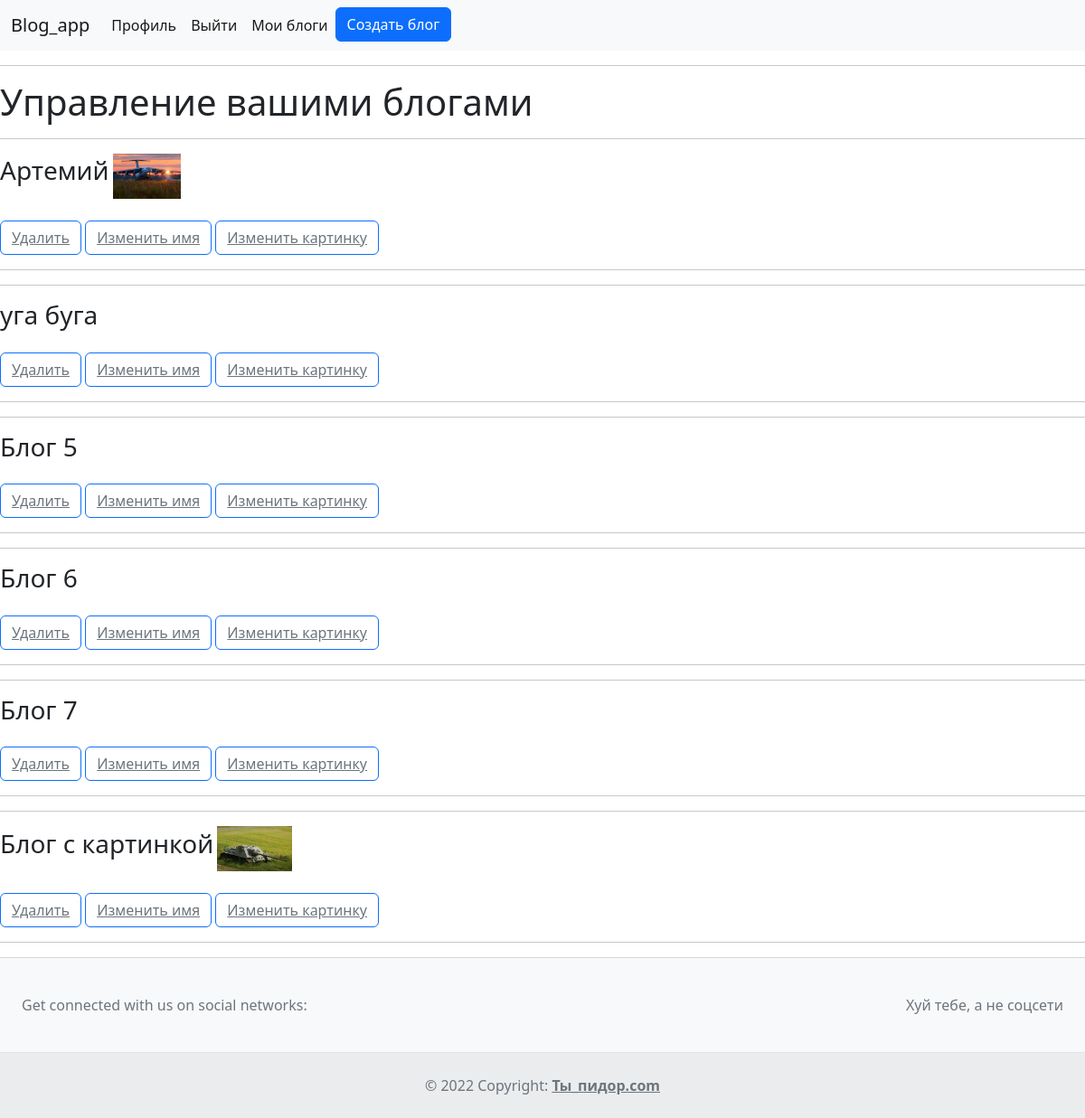
/change_blogs (signed in), run on the app's committed database.
### blog_app/models.py (models this page shows, shortened)
class Blog(models.Model):
    user = models.ForeignKey(User,on_delete=models.CASCADE)
    name = models.CharField(max_length=20)
    ctime = models.DateTimeField(auto_now_add=True)
    images = models.ImageField(upload_to='photos', default=None, null=True, blank=True)

### blog_app/views.py (the view)
# urls.py: path('change_blogs',views.change,name = 'change'),
def change(request):
    user = request.user
    blogs = Blog.objects.filter(user=user)
    return render(request,'blog_app/change_blogs.html',{'blogs':blogs})

### blog_app/templates/blog_app/change_blogs.html (shortened to what this page needs)
<!DOCTYPE html>
<html lang="en">
<head>
    <link href="https://cdn.jsdelivr.net/npm/bootstrap@5.2.0-beta1/dist/css/bootstrap.min.css" rel="stylesheet">
</head>
<body>
{% include 'inc/_nav.html' %}
<h1>Управление вашими блогами</h1>
{% for blog in blogs%}
<hr>
<h3 style="display: inline;">{{blog.name}}</h3>{% if blog.images %}
<img src="{{blog.images.url}}" height="50" style="display: inline;">
{% endif %}<br><br>
<button type="button" class="btn btn-outline-primary" style="display: inline;"><a href = "{% url 'delete' blog.pk %}" class="link-secondary">Удалить</a></button>
<button type="button" class="btn btn-outline-primary" style="display: inline;"><a href = "{% url 'change_name' blog.pk %}" class="link-secondary">Изменить имя</a></button>
<button type="button" class="btn btn-outline-primary" style="display: inline;"><a href = "{% url 'change_img' blog.pk %}" class="link-secondary">Изменить картинку</a></button>
<hr>
{% endfor %}
{% include 'inc/_footer.html' %}
</body>
</html>

### blog_app/templates/inc/_nav.html (shortened to what this page needs)
<nav class="navbar navbar-expand-lg bg-light">
  <div class="container-fluid">
    <a class="navbar-brand" href="http://127.0.0.1:8000/">Blog_app</a>
    <div class="collapse navbar-collapse" id="navbarNav">
      <ul class="navbar-nav">
	{% if request.user.is_authenticated %}
        <li class="nav-item">
          <a href="{% url 'profile' %}" class="nav-link active"> Профиль   </a>
        </li>
        <li class="nav-item">
          <a href="{% url 'logout' %}" class="nav-link active"> Выйти   </a>
        </li>
        <li class="nav-item">
          <a href="{% url 'change' %}" class="nav-link active"> Мои блоги   </a>
        </li>
	{% endif %}
        <li class="nav-item">
          <a href="{% url 'create_blog' %}" class="btn btn-primary">Создать блог</a>
        </li>
      </ul>
    </div>
  </div>
</nav>
<hr>

### blog_app/templates/inc/_footer.html
<footer class="text-center text-lg-start bg-light text-muted">
  <hr>
  <section
    class="d-flex justify-content-center justify-content-lg-between p-4 border-bottom"
  >
    <div class="me-5 d-none d-lg-block">
      <span>Get connected with us on social networks:</span>
    </div>
    <div>
      <p>Хуй тебе, а не соцсети</p>
    </div>
  </section>
  <div class="text-center p-4" style="background-color: rgba(0, 0, 0, 0.05);">
    © 2022 Copyright:
    <a class="text-reset fw-bold" href="https://ru.wikipedia.org/wiki/%D0%9F%D0%B8%D0%B4%D0%BE%D1%80">Ты_пидор.com</a>
  </div>
</footer>

### data on the page
Blog: name "Артемий", images (picture)
Blog: name "уга буга"
Blog: name "Блог 5"
Blog: name "Блог 6"
Blog: name "Блог 7"
Blog: name "Блог с картинкой", images (picture)
